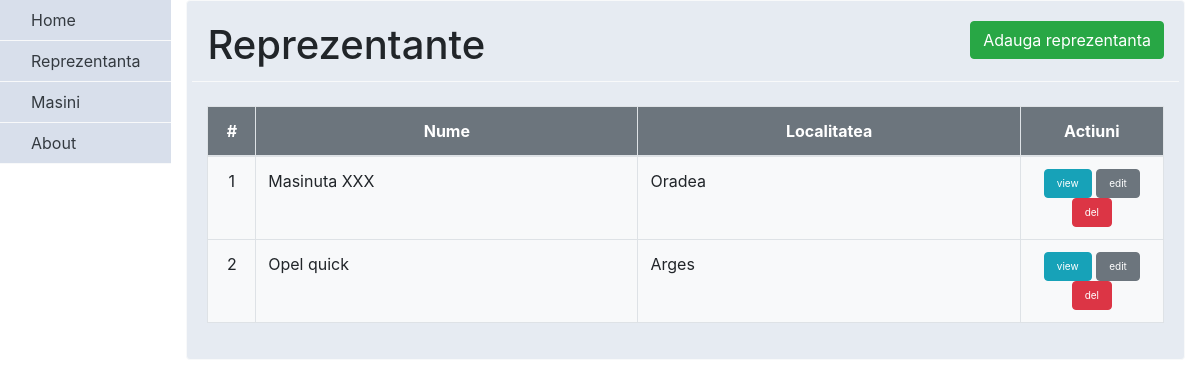
/reprezentanta, run on an earlier commit of the app's database.
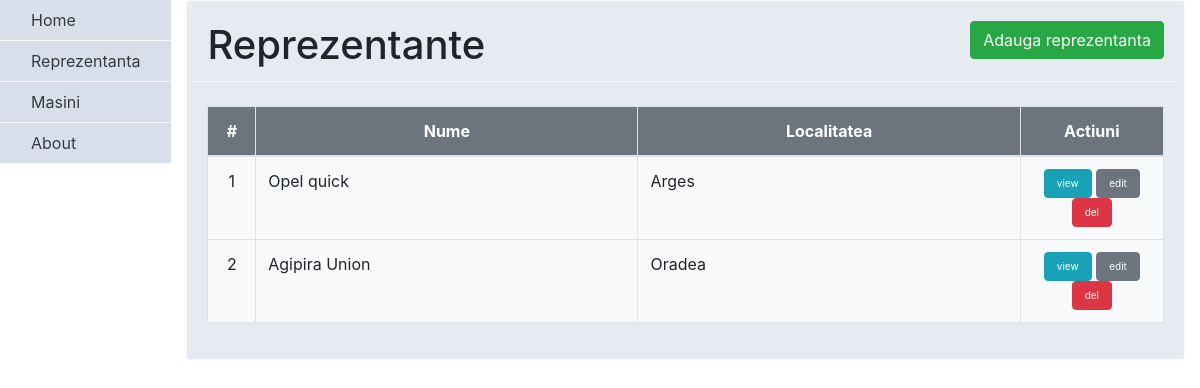
And on a later commit of the database.
### reprezentanta/models.py (models this page shows)
class Reprezentanta(models.Model):
    nume = models.CharField(max_length=255)
    localitate = models.CharField(max_length=255)

### reprezentanta/views.py (the view)
# urls.py: url(r'^reprezentanta$', views.index, name='reprezentanta_index'),
def index(request):
    return render(request, 'reprezentanta/reprezentanta_index.html', {
        'reprezentante': Reprezentanta.objects.all()
    })

### templates/reprezentanta/reprezentanta_index.html
{% block head %}
{% include "head.html" %}
{% endblock %}
<div class="row border-bottom border-light mb-4">
   <div class="col">
      <div class="h1 card-title">Reprezentante</div>
   </div>
   <div class="col text-right">
      <a class="btn btn-success" href="{% url 'reprezentanta_create' %}">Adauga reprezentanta</a>
   </div>
</div>
<div class="table-responsive-sm">
   <table class="table table-bordered bg-light table-hover table-fixed">
      <thead class="bg-secondary text-white">
      <tr>
         <th scope="col" class="text-center" >#</th>
         <th scope="col" class="text-center" >Nume</th>
         <th scope="col" class="text-center" >Localitatea</th>
         <th scope="col" class="text-center" >Actiuni</th>
      </tr>
      </thead>
      <tbody>
      {% for reprezentanta in reprezentante %}
      <tr>
         <td scope="row" width="5%" class="text-center">{{ forloop.counter }}</td>
         <td width="40%"> {{ reprezentanta.nume }} </td>
         <td width="40%">{{ reprezentanta.localitate }} </td>
         <td width="15%" class="text-center">
            <a class="btn btn-info" style="font-size: 10px;" data-toggle="tooltip" data-placement="top" title="view" href="{% url 'reprezentanta_show' reprezentanta.id %}"> view </a>
            <a class="btn btn-secondary" style="font-size: 10px;" data-toggle="tooltip" data-placement="top" title="edit" href="{% url 'reprezentanta_form' reprezentanta.id %}"> edit </a>
            <a class="btn btn-danger" style="font-size: 10px;" data-toggle="tooltip" data-placement="top" title="delete" href="{% url 'reprezentanta_delete' reprezentanta.id %}"> del </a>
         </td>
         {% endfor %}
      </tr>
      </tbody>
   </table>
</div>
{% block footer %}
{% include "footer.html" %}
{% endblock %}

What changed in the data, as far as the page shows it:
removed Reprezentanta: nume "Masinuta XXX", localitate "Oradea"
added Reprezentanta: nume "Agipira Union", localitate "Oradea"
